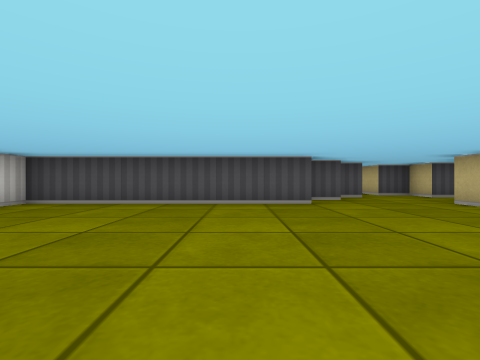
View 1 (above)

17 first-person views from a walk through a cub3D maze. The camera is about half as high as the walls, looks level and sees 85° across. The floor is counted in squares. Each view is taken from the middle of a square. On the plan, view 1 faces up. The plan holds only what a view shows up to about 9 squares ahead; the rest is blank.

View 2
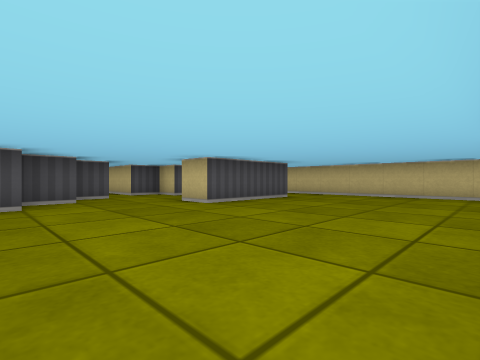

View 3
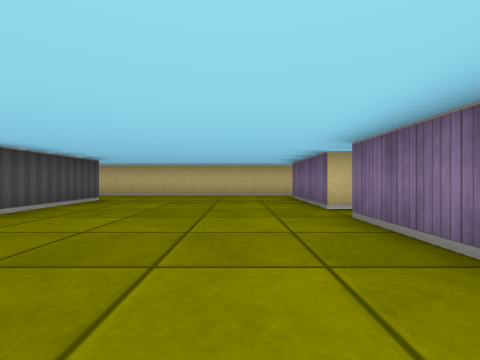

View 4
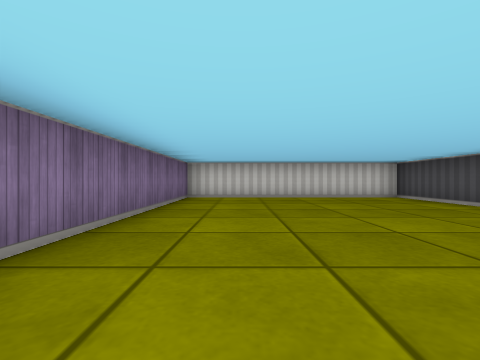

View 5
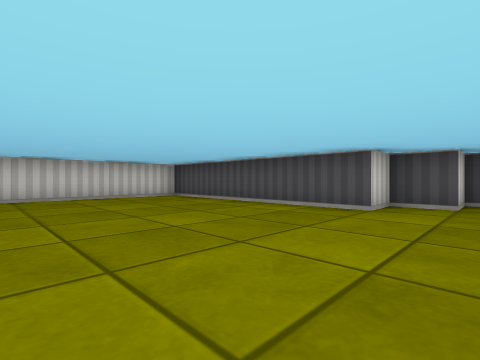

View 6
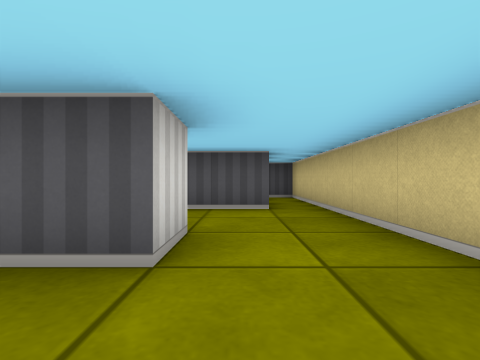

View 7
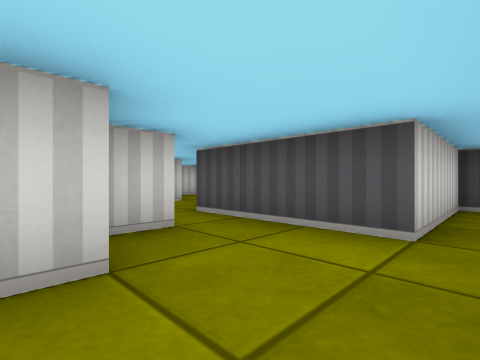

View 8
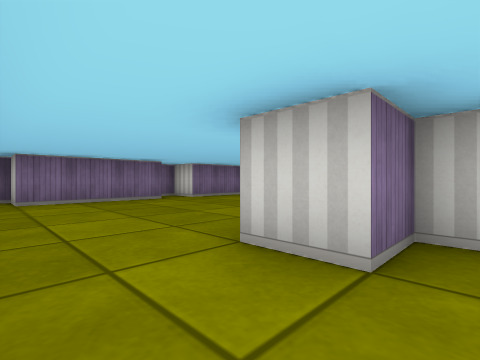

View 9
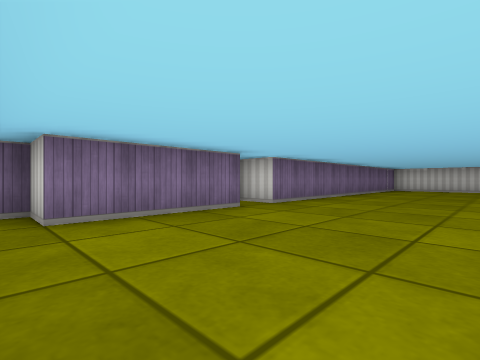

View 10
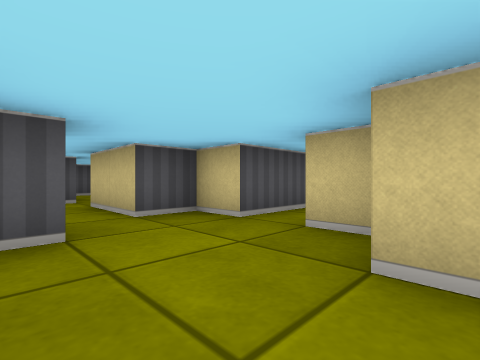

View 11
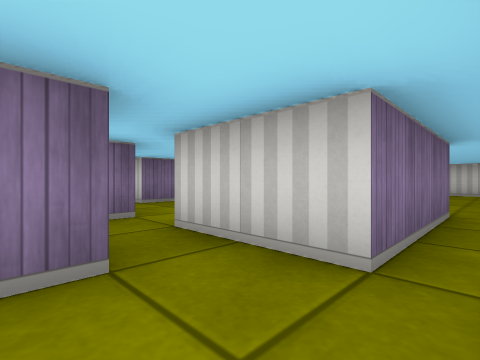

View 12
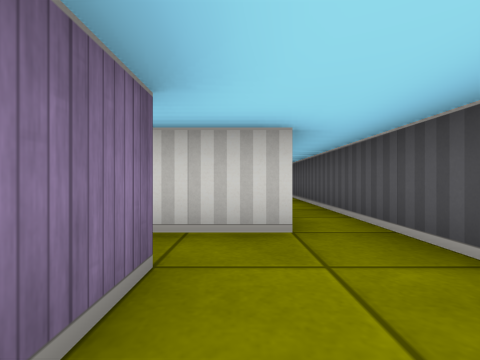

View 13
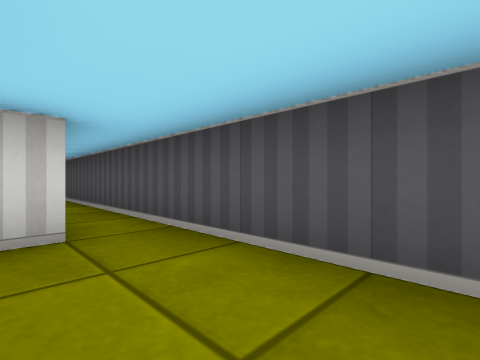

View 14
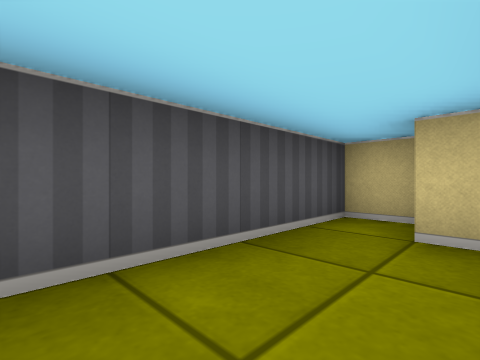

View 15
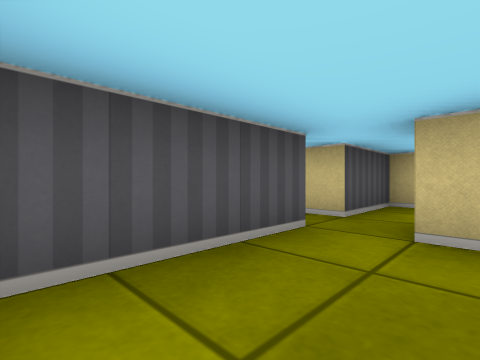

View 16
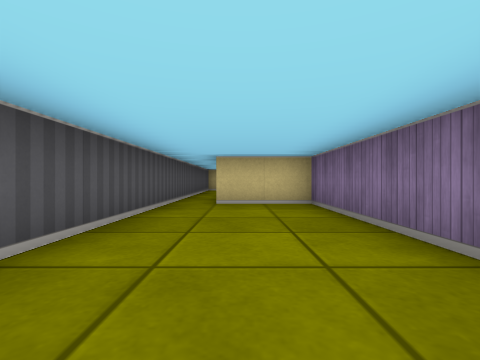

View 17
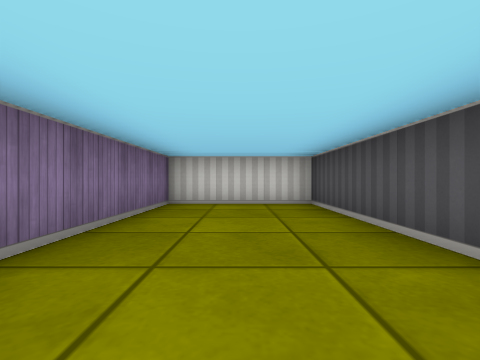

### Floor plan
Ten units are one square. View 1 is at (0, 0); x grows to the right and y downward. Boxes are objects, and circles mark ways between rooms. Rooms are numbered by the first view taken in them; rooms with no view inside come last. Other rooms are left out.
<svg viewBox="-50 -150 150 170">
<path fill="none" stroke="#000" d="M55 -58 55 -65M36 -75 25 -75 25 -65 15 -65 15 -55 -45 -55 -45 5 45 5 45 15 50 15M55 10 55 5 85 5 85 15M65 -65 65 -55 75 -55 75 -45 45 -45 45 -55M55 -85 45 -85M95 8 95 -105 85 -105 85 -75 55 -75M55 -125 65 -125M55 -115 55 -121M75 -130 75 -135M85 -136 85 -145 15 -145M15 -135 45 -135 45 -115M15 -102 15 -98M26 -85 35 -85M45 -85 45 -105M45 -115 20 -115M55 -75 55 -85M15 -145 -45 -145 -45 -115 15 -115 15 -135"/>
<circle cx="40" cy="-80" r="3" fill="#2a7"/>
<circle cx="20" cy="-140" r="3" fill="#2a7"/>
<text x="30" y="-30">1</text>
<text x="50" y="-140">2</text>
<text x="30" y="-100">3</text>
<text x="-20" y="-130">4</text>
</svg>
Room 1 opens to room 3. Room 2 opens to room 4.

Where each view was taken, in squares from view 1:
view 1: 0 up, 0 right, facing up
view 2: 0 up, 1 right, facing up-right
view 3: 1 up, 1 right, facing right
view 4: 1 up, 3 right, facing left
view 5: 1 up, 3 right, facing up-left
view 6: 3 up, 8 right, facing up
view 7: 5 up, 9 right, facing up-left
view 8: 6 up, 9 right, facing down-left
view 9: 3 up, 9 right, facing down-left
view 10: 5 up, 3 right, facing up-right
view 11: 14 up, 6 right, facing down-left
view 12: 13 up, 7 right, facing left
view 13: 13 up, 7 right, facing up-left
view 14: 13 up, 5 right, facing up-right
view 15: 10 up, 2 right, facing up-right
view 16: 13 up, 4 left, facing right
view 17: 13 up, 1 right, facing left
